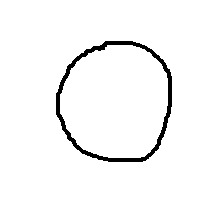
#> input picture Pycharm/Projects/digitClassification/cnn_keras/data/0.jpg, 211 x 206 px, found by its file name; its folder holds 4 pictures in this run
$ python test.py
#> lines starting #> are read from the running program, lines starting #| are printed output that depends on the picture
import os
from PIL import Image
import numpy as np
import matplotlib as plt
# Specify the path to the folder containing the images
folder_path = "C:\\Users\salma\Pycharm\Projects\digitClassification\cnn_keras\data"

# Get a list of all image files in the folder
image_files = [f for f in os.listdir(folder_path) if f.endswith(('.jpg', '.jpeg', '.png'))]

# Load and preprocess the images
loaded_images = []
for image_file in image_files:
    image_path = os.path.join(folder_path, image_file)
    image = Image.open(image_path).convert("L")  # Convert to grayscale if needed
    image = image.resize((28, 28))  # Resize to the input size of your model
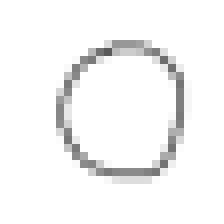
#> image: PIL image 28x28 L (shown 8 times larger); min 89, max 255, mean 245.4
    image = np.array(image) / 255.0  # Normalize pixel values
#> image: shape (28, 28) float64
    loaded_images.append(image)
#> pass 2 of the loop `for image_file in image_files:`:
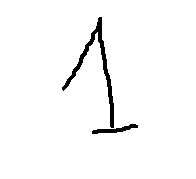
#> input picture Pycharm/Projects/digitClassification/cnn_keras/data/1.jpg, 196 x 179 px, found by its file name
#> `image = image.resize((28, 28))`:
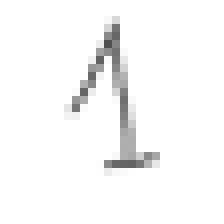
#> image: PIL image 28x28 L (shown 8 times larger); min 80, max 255, mean 247.7
#> pass 3 of the loop `for image_file in image_files:`:
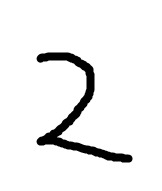
#> input picture Pycharm/Projects/digitClassification/cnn_keras/data/2.jpg, 162 x 191 px, found by its file name
#> `image = image.resize((28, 28))`:
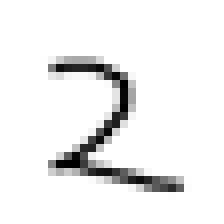
#> image: PIL image 28x28 L (shown 8 times larger); min 0, max 255, mean 238.4
#> the loop made 4 passes; the first 3 are shown

# Convert the list of images to a NumPy array
loaded_images = np.array(loaded_images)

# Use the trained model for prediction
#> (the run stopped early here; a loop or call above may not have finished)
